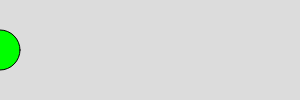
Frame 1 (no input)
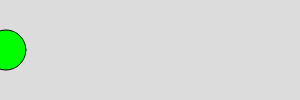
Frame 60 (no input)
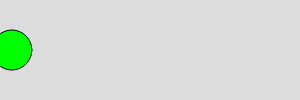
Frame 120 (the mouse pressed at the canvas centre since frame 60)

The p5.js sketch that drew these frames (run headless with seeded random() and noise() and a simulated clock; from frame 60 on, the mouse is pressed at the canvas centre):

// p5.js sketch
// ── sketch.js
let x = 0;

function setup() {
  createCanvas(300, 100);
  describe('a green circle moving to the right');
}

function draw() {
  if (x==300){
    x=0;
  }
  background(220);
  fill(0,255,0);
  ellipse(x,50,40,40);
  x=x+0.1;
  describe('a green circle at pos '+ round(x) +' moving to the right');
}
